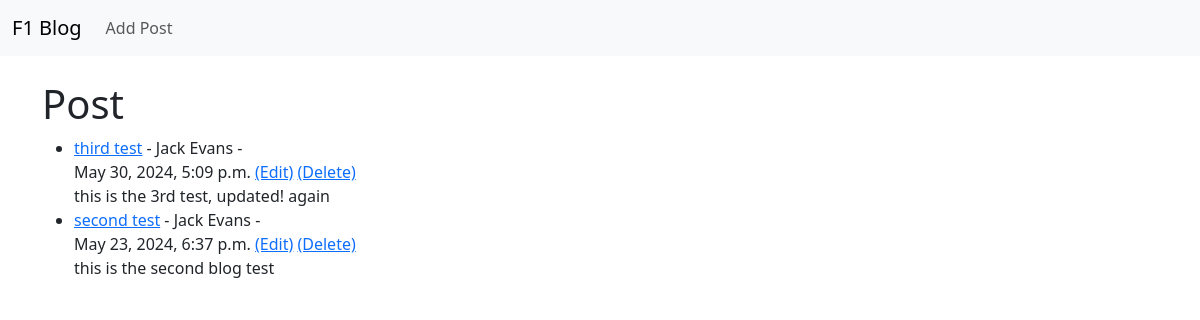
Before: / with the older database file.
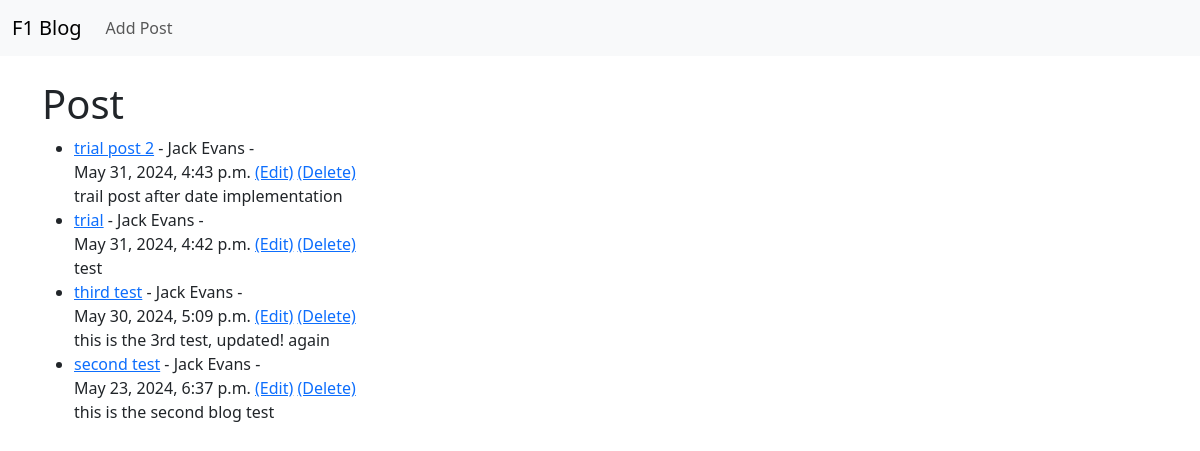
After: the same page with the newer database file.
### blog/models.py (models this page shows, shortened)
class Post(models.Model):
    title = models.CharField(max_length=255)
    title_tag = models.CharField(max_length=255, default="F1 blog")
    author = models.ForeignKey(User, on_delete=models.CASCADE)
    body = models.TextField()
    timestamp = models.DateTimeField(auto_now_add=True)
    post_date = models.DateField(auto_now_add=True)

### blog/views.py (the view)
# urls.py: path("", Home.as_view(), name="home"),
class Home(ListView):
    model = Post
    template_name = "home.html"
    ordering = ["-timestamp"]

### blog/templates/home.html
{% extends 'base.html' %} {% block content %}
<h1>Post</h1>
<ul>
  {% for post in object_list %}
  <li>
    <a href="{% url 'article-details' post.pk %}">{{ post.title }}</a>
    - {{ post.author.first_name }} {{ post.author.last_name}} - <br />
    {{ post.timestamp }}
    <a href="{% url 'edit_post' post.pk %}">(Edit)</a>
    <a href="{% url 'delete_post' post.pk %}">(Delete)</a>
    <br />
    {{ post.body }}
  </li>
  {% endfor%}
</ul>
{% endblock %}

### blog/templates/base.html (shortened to what this page needs)
<!DOCTYPE html>
<html lang="en">
  <head>
    <link
      href="https://cdn.jsdelivr.net/npm/bootstrap@5.3.3/dist/css/bootstrap.min.css"
      rel="stylesheet"
    />
  </head>
  <body>
    <nav class="navbar navbar-expand-lg bg-body-tertiary">
        <div class="container-fluid">
          <a class="navbar-brand" href="{% url 'home' %}">F1 Blog</a>
          <div class="collapse navbar-collapse" id="navbarSupportedContent">
            <ul class="navbar-nav me-auto mb-2 mb-lg-0">
              <li class="nav-item">
                <a class="nav-link" href="{% url 'add_post' %}">Add Post</a>
              </li>
            </ul>
          </div>
        </div>
      </nav>
    <br/>
    <div class="container">
    {% block content %} {% endblock %}
  </body>
</html>

Changed rows visible on the page:
added Post: title "trial post 2", author.first_name "Jack", author.last_name "Evans", timestamp "May 31, 2024, 4:43 p.m.", body "trail post after date implementation"
added Post: title "trial", author.first_name "Jack", author.last_name "Evans", timestamp "May 31, 2024, 4:42 p.m.", body "test"
